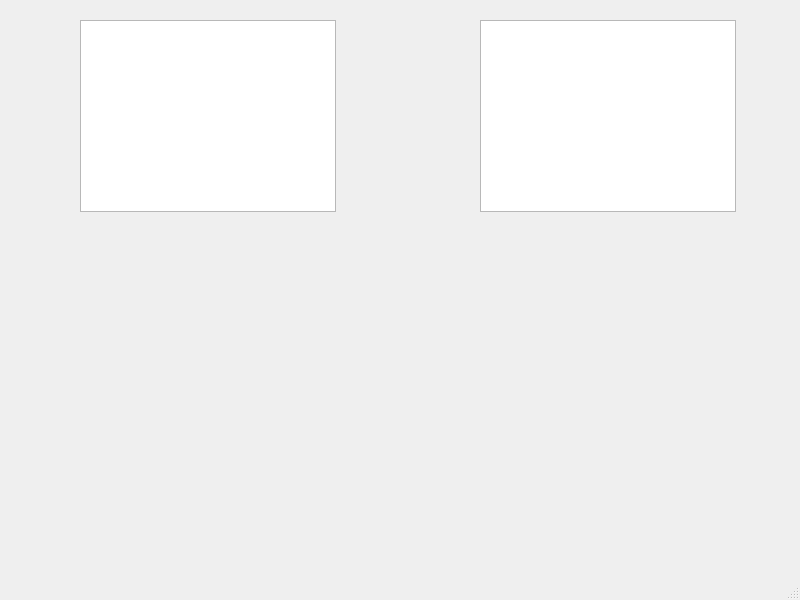
<?xml version="1.0" encoding="UTF-8"?>
<ui version="4.0">
 <class>MainWindow</class>
 <widget class="QMainWindow" name="MainWindow">
  <property name="geometry">
   <rect>
    <x>0</x>
    <y>0</y>
    <width>800</width>
    <height>600</height>
   </rect>
  </property>
  <property name="windowTitle">
   <string>MainWindow</string>
  </property>
  <widget class="QWidget" name="centralwidget">
   <widget class="QListView" name="listView_irq">
    <property name="geometry">
     <rect>
      <x>480</x>
      <y>20</y>
      <width>256</width>
      <height>192</height>
     </rect>
    </property>
   </widget>
   <widget class="QListView" name="listView_2">
    <property name="geometry">
     <rect>
      <x>80</x>
      <y>20</y>
      <width>256</width>
      <height>192</height>
     </rect>
    </property>
   </widget>
  </widget>
  <widget class="QMenuBar" name="menubar">
   <property name="geometry">
    <rect>
     <x>0</x>
     <y>0</y>
     <width>800</width>
     <height>17</height>
    </rect>
   </property>
  </widget>
  <widget class="QStatusBar" name="statusbar"/>
 </widget>
 <resources/>
 <connections/>
</ui>
